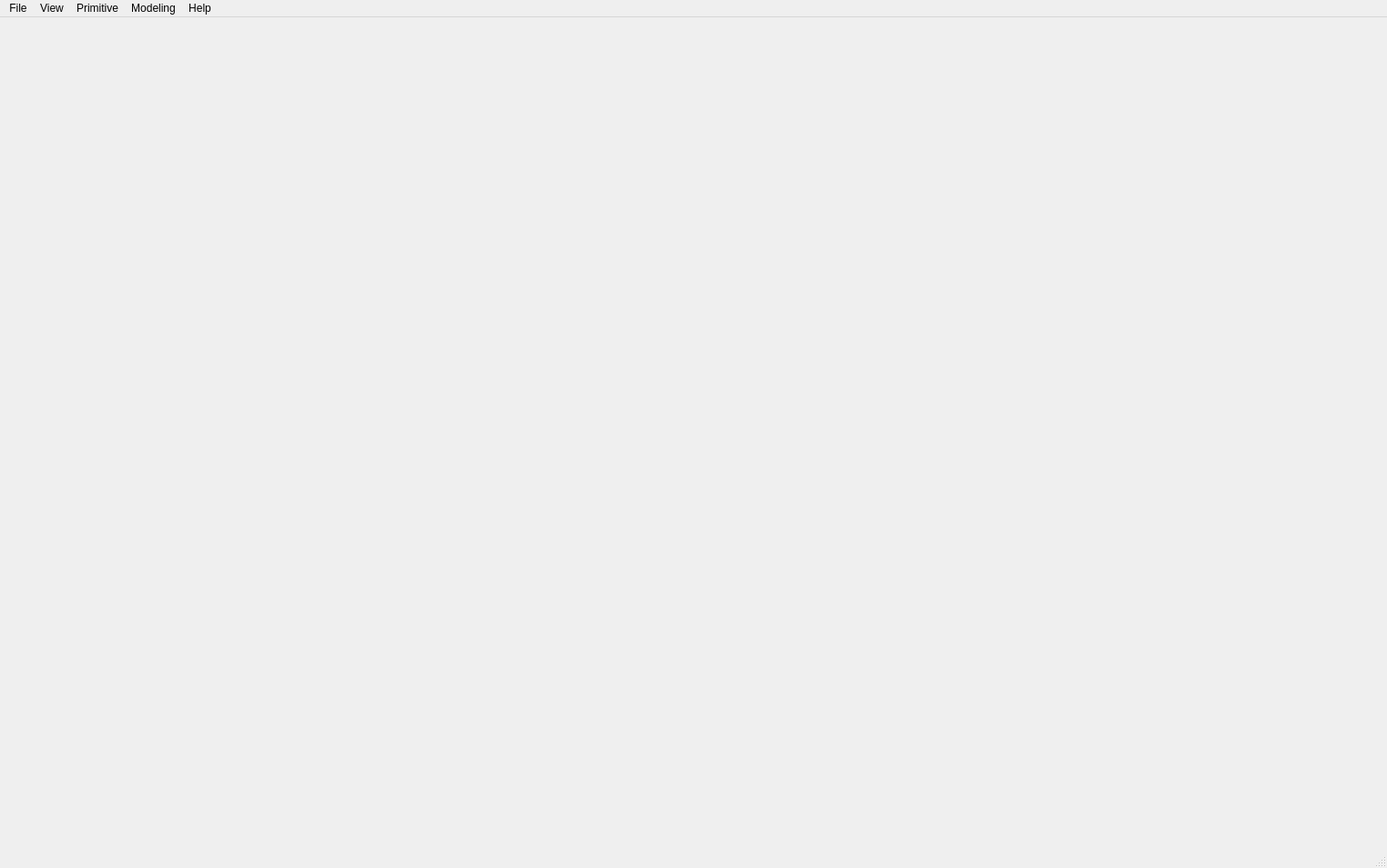
<?xml version="1.0" encoding="UTF-8"?>
<ui version="4.0">
 <class>occQtClass</class>
 <widget class="QMainWindow" name="occQtClass">
  <property name="geometry">
   <rect>
    <x>0</x>
    <y>0</y>
    <width>1523</width>
    <height>953</height>
   </rect>
  </property>
  <property name="windowTitle">
   <string>Carpentry CAD Interface</string>
  </property>
  <widget class="QWidget" name="centralWidget"/>
  <widget class="QMenuBar" name="menuBar">
   <property name="geometry">
    <rect>
     <x>0</x>
     <y>0</y>
     <width>1523</width>
     <height>23</height>
    </rect>
   </property>
   <widget class="QMenu" name="menuFile">
    <property name="title">
     <string>File</string>
    </property>
    <addaction name="actionExit"/>
   </widget>
   <widget class="QMenu" name="menuView">
    <property name="title">
     <string>View</string>
    </property>
    <addaction name="actionZoom"/>
    <addaction name="actionPan"/>
    <addaction name="actionRotate"/>
    <addaction name="separator"/>
    <addaction name="actionReset"/>
    <addaction name="actionFitAll"/>
   </widget>
   <widget class="QMenu" name="menuPrimitive">
    <property name="title">
     <string>Primitive</string>
    </property>
    <addaction name="actionBox"/>
    <addaction name="actionCone"/>
    <addaction name="actionSphere"/>
    <addaction name="actionCylinder"/>
    <addaction name="actionLumber"/>
   </widget>
   <widget class="QMenu" name="menuModeling">
    <property name="title">
     <string>Modeling</string>
    </property>
    <addaction name="actionFillet"/>
    <addaction name="actionChamfer"/>
    <addaction name="actionExtrude"/>
    <addaction name="actionRevolve"/>
    <addaction name="actionLoft"/>
    <addaction name="separator"/>
    <addaction name="actionCut"/>
    <addaction name="actionFuse"/>
    <addaction name="actionCommon"/>
    <addaction name="separator"/>
    <addaction name="actionHelix"/>
   </widget>
   <widget class="QMenu" name="menuHelp">
    <property name="title">
     <string>Help</string>
    </property>
    <addaction name="actionAbout"/>
   </widget>
   <addaction name="menuFile"/>
   <addaction name="menuView"/>
   <addaction name="menuPrimitive"/>
   <addaction name="menuModeling"/>
   <addaction name="menuHelp"/>
  </widget>
  <widget class="QStatusBar" name="statusBar"/>
  <action name="actionExit">
   <property name="text">
    <string>Exit</string>
   </property>
   <property name="shortcut">
    <string>Ctrl+Q</string>
   </property>
  </action>
  <action name="actionZoom">
   <property name="checkable">
    <bool>false</bool>
   </property>
   <property name="icon">
    <iconset resource="occqt.qrc">
     <normaloff>:/Resources/Zoom.png</normaloff>:/Resources/Zoom.png</iconset>
   </property>
   <property name="text">
    <string>Zoom</string>
   </property>
  </action>
  <action name="actionPan">
   <property name="checkable">
    <bool>false</bool>
   </property>
   <property name="icon">
    <iconset resource="occqt.qrc">
     <normaloff>:/Resources/Pan.png</normaloff>:/Resources/Pan.png</iconset>
   </property>
   <property name="text">
    <string>Pan</string>
   </property>
  </action>
  <action name="actionRotate">
   <property name="checkable">
    <bool>false</bool>
   </property>
   <property name="checked">
    <bool>false</bool>
   </property>
   <property name="icon">
    <iconset resource="occqt.qrc">
     <normaloff>:/Resources/Rotate.png</normaloff>:/Resources/Rotate.png</iconset>
   </property>
   <property name="text">
    <string>Rotate</string>
   </property>
  </action>
  <action name="actionReset">
   <property name="icon">
    <iconset resource="occqt.qrc">
     <normaloff>:/Resources/Home.png</normaloff>:/Resources/Home.png</iconset>
   </property>
   <property name="text">
    <string>Reset</string>
   </property>
  </action>
  <action name="actionFitAll">
   <property name="icon">
    <iconset resource="occqt.qrc">
     <normaloff>:/Resources/FitAll.png</normaloff>:/Resources/FitAll.png</iconset>
   </property>
   <property name="text">
    <string>FitAll</string>
   </property>
  </action>
  <action name="actionAbout">
   <property name="icon">
    <iconset resource="occqt.qrc">
     <normaloff>:/Resources/lamp.png</normaloff>:/Resources/lamp.png</iconset>
   </property>
   <property name="text">
    <string>About</string>
   </property>
  </action>
  <action name="actionBox">
   <property name="icon">
    <iconset resource="occqt.qrc">
     <normaloff>:/Resources/box.png</normaloff>:/Resources/box.png</iconset>
   </property>
   <property name="text">
    <string>Box</string>
   </property>
  </action>
  <action name="actionCone">
   <property name="icon">
    <iconset resource="occqt.qrc">
     <normaloff>:/Resources/cone.png</normaloff>:/Resources/cone.png</iconset>
   </property>
   <property name="text">
    <string>Cone</string>
   </property>
  </action>
  <action name="actionSphere">
   <property name="icon">
    <iconset resource="occqt.qrc">
     <normaloff>:/Resources/sphere.png</normaloff>:/Resources/sphere.png</iconset>
   </property>
   <property name="text">
    <string>Sphere</string>
   </property>
  </action>
  <action name="actionCylinder">
   <property name="icon">
    <iconset resource="occqt.qrc">
     <normaloff>:/Resources/cylinder.png</normaloff>:/Resources/cylinder.png</iconset>
   </property>
   <property name="text">
    <string>Cylinder</string>
   </property>
  </action>
  <action name="actionLumber">
   <property name="icon">
    <iconset resource="occqt.qrc">
     <normaloff>:/Resources/lumber.png</normaloff>:/Resources/lumber.png</iconset>
   </property>
   <property name="text">
    <string>Torus</string>
   </property>
  </action>
  <action name="actionFillet">
   <property name="icon">
    <iconset resource="occqt.qrc">
     <normaloff>:/Resources/fillet.png</normaloff>:/Resources/fillet.png</iconset>
   </property>
   <property name="text">
    <string>Fillet</string>
   </property>
  </action>
  <action name="actionChamfer">
   <property name="icon">
    <iconset resource="occqt.qrc">
     <normaloff>:/Resources/chamfer.png</normaloff>:/Resources/chamfer.png</iconset>
   </property>
   <property name="text">
    <string>Chamfer</string>
   </property>
  </action>
  <action name="actionExtrude">
   <property name="icon">
    <iconset resource="occqt.qrc">
     <normaloff>:/Resources/extrude.png</normaloff>:/Resources/extrude.png</iconset>
   </property>
   <property name="text">
    <string>Extrude</string>
   </property>
  </action>
  <action name="actionRevolve">
   <property name="icon">
    <iconset resource="occqt.qrc">
     <normaloff>:/Resources/revolve.png</normaloff>:/Resources/revolve.png</iconset>
   </property>
   <property name="text">
    <string>Rovelve</string>
   </property>
  </action>
  <action name="actionLoft">
   <property name="icon">
    <iconset resource="occqt.qrc">
     <normaloff>:/Resources/loft.png</normaloff>:/Resources/loft.png</iconset>
   </property>
   <property name="text">
    <string>Loft</string>
   </property>
  </action>
  <action name="actionCut">
   <property name="icon">
    <iconset resource="occqt.qrc">
     <normaloff>:/Resources/cut.png</normaloff>:/Resources/cut.png</iconset>
   </property>
   <property name="text">
    <string>Cut</string>
   </property>
  </action>
  <action name="actionFuse">
   <property name="icon">
    <iconset resource="occqt.qrc">
     <normaloff>:/Resources/fuse.png</normaloff>:/Resources/fuse.png</iconset>
   </property>
   <property name="text">
    <string>Fuse</string>
   </property>
  </action>
  <action name="actionCommon">
   <property name="icon">
    <iconset resource="occqt.qrc">
     <normaloff>:/Resources/common.png</normaloff>:/Resources/common.png</iconset>
   </property>
   <property name="text">
    <string>Common</string>
   </property>
  </action>
  <action name="actionHelix">
   <property name="icon">
    <iconset resource="occqt.qrc">
     <normaloff>:/Resources/helix.png</normaloff>:/Resources/helix.png</iconset>
   </property>
   <property name="text">
    <string>Helix</string>
   </property>
  </action>
 </widget>
 <layoutdefault spacing="6" margin="11"/>
 <resources>
  <include location="occqt.qrc"/>
 </resources>
 <connections/>
</ui>
